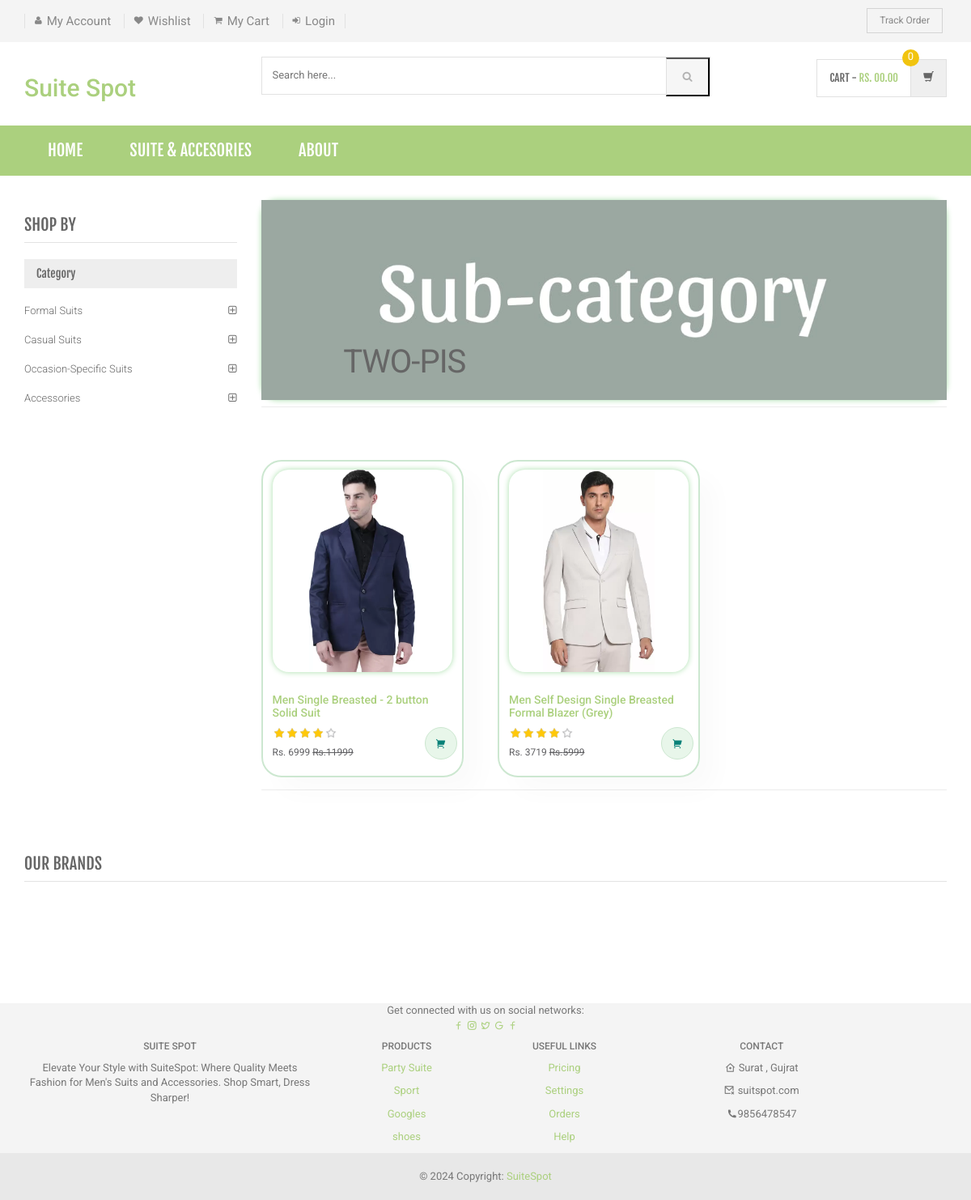
The app's page /shopping/sub-category.php?scid=13 with its own data.
### tables this page shows
CREATE TABLE `category` (
  `id` int(11) NOT NULL,
  `categoryName` varchar(255) DEFAULT NULL,
  `categoryDescription` longtext DEFAULT NULL,
  `creationDate` timestamp NOT NULL DEFAULT current_timestamp(),
  `updationDate` varchar(255) DEFAULT NULL
);

CREATE TABLE `subcategory` (
  `id` int(11) NOT NULL,
  `categoryid` int(11) DEFAULT NULL,
  `subcategory` varchar(255) DEFAULT NULL,
  `creationDate` timestamp NULL DEFAULT current_timestamp(),
  `updationDate` varchar(255) DEFAULT NULL
);

CREATE TABLE `products` (
  `id` int(11) NOT NULL,
  `category` int(11) NOT NULL,
  `subCategory` int(11) DEFAULT NULL,
  `productName` varchar(255) DEFAULT NULL,
  `productCompany` varchar(255) DEFAULT NULL,
  `productPrice` int(11) DEFAULT NULL,
  `productPriceBeforeDiscount` int(11) DEFAULT NULL,
  `productDescription` longtext DEFAULT NULL,
  `productImage1` varchar(255) DEFAULT NULL,
  `productImage2` varchar(255) DEFAULT NULL,
  `productImage3` varchar(255) DEFAULT NULL,
  `shippingCharge` int(11) DEFAULT NULL,
  `productAvailability` varchar(255) DEFAULT NULL,
  `postingDate` timestamp NULL DEFAULT current_timestamp(),
  `updationDate` varchar(255) DEFAULT NULL
);

### shopping/sub-category.php (the view, shortened to what this page needs)
<?php
include('includes/config.php');
$cid=intval($_GET['scid']);
?>
<!DOCTYPE html>
<html lang="en">
	<head>
	    <link rel="stylesheet" href="assets/css/bootstrap.min.css">
	    <link rel="stylesheet" href="assets/css/main.css">
	    <link rel="stylesheet" href="assets/css/green.css">
	    <link rel="stylesheet" href="assets/css/owl.carousel.css">
		<link rel="stylesheet" href="assets/css/owl.transitions.css">
		<link href="assets/css/lightbox.css" rel="stylesheet">
		<link rel="stylesheet" href="assets/css/animate.min.css">
		<link rel="stylesheet" href="assets/css/rateit.css">
		<link rel="stylesheet" href="assets/css/bootstrap-select.min.css">
		<link rel="stylesheet" href="assets/css/config.css">
		<link href="assets/css/green.css" rel="alternate stylesheet" title="Green color">
		<link href="assets/css/blue.css" rel="alternate stylesheet" title="Blue color">
		<link href="assets/css/red.css" rel="alternate stylesheet" title="Red color">
		<link href="assets/css/orange.css" rel="alternate stylesheet" title="Orange color">
		<link href="assets/css/dark-green.css" rel="alternate stylesheet" title="Darkgreen color">
		<link rel="stylesheet" href="assets/css/font-awesome.min.css">
		<link rel="stylesheet" href="https://cdnjs.cloudflare.com/ajax/libs/remixicon/4.1.0/remixicon.css"
 />
	</head>
    <body class="cnt-home">
<header class="header-style-1">
<?php include('includes/top-header.php');?>
<?php include('includes/main-header.php');?>
<?php include('includes/menu-bar.php');?>
</header>
<div class="body-content outer-top-xs">
	<div class='container'>
		<div class='row outer-bottom-sm'>
			<div class='col-md-3 sidebar'>
	            <div class="sidebar-module-container">
	            	<h3 class="section-title">shop by</h3>
	            	<div class="sidebar-filter">
<div class="sidebar-widget wow fadeInUp outer-bottom-xs ">
	<div class="widget-header m-t-20">
		<h4 class="widget-title">Category</h4>
	</div>
	<div class="sidebar-widget-body m-t-10">
	         <?php $sql=mysqli_query($con,"select id,categoryName  from category");
while($row=mysqli_fetch_array($sql))
{
    ?>
		<div class="accordion">
	    	<div class="accordion-group">
	            <div class="accordion-heading">
	                <a href="category.php?cid=<?php echo $row['id'];?>"  class="accordion-toggle collapsed">
	                   <?php echo $row['categoryName'];?>
	                </a>
	            </div>
	        </div>
	    </div>
	    <?php } ?>
	</div>
</div>
	            	</div>
	            </div>
            </div>
			<div class='col-md-9'>
	<div id="category" class="category-carousel hidden-xs">
		<div class="item">
			<div class="image">
				<img src="assets/images/banners/banner2.jpg" alt="" class="img-responsive">
			</div>
			<div class="container-fluid">
				<div class="caption vertical-top text-left">
					<div class="big-text">
						<br />
					</div>
					       <?php $sql=mysqli_query($con,"select subcategory  from subcategory where id='$cid'");
while($row=mysqli_fetch_array($sql))
{
    ?>
					<div class="excerpt hidden-sm hidden-md">
						<?php echo htmlentities($row['subcategory']);?>
					</div>
			<?php } ?>
				</div>
			</div>
		</div>
</div>
				<div class="search-result-container">
					<div id="myTabContent" class="tab-content">
						<div class="tab-pane active " id="grid-container">
							<div class="category-product  inner-top-vs">
								<div class="row">
			<?php
$ret=mysqli_query($con,"select * from products where subCategory='$cid'");
$num=mysqli_num_rows($ret);
if($num>0)
{
while ($row=mysqli_fetch_array($ret))
{?>
		<div class="col-sm-6 col-md-4 wow fadeInUp">
		<div class="container-pro">
            <div class="pro">
				<div class="image">
					<a href="product-details.php?pid=<?php echo htmlentities($row['id']);?>"><img  src="admin/productimages/<?php echo htmlentities($row['id']);?>/<?php echo htmlentities($row['productImage1']);?>" data-echo="admin/productimages/<?php echo htmlentities($row['id']);?>/<?php echo htmlentities($row['productImage1']);?>"  width="200" height="250"></a>
				</div>
                <div class="des">
                    <h5><a href="product-details.php?pid=<?php echo htmlentities($row['id']);?>"><?php echo htmlentities($row['productName']);?></a></h5>
                    <div class="rating rateit-small"></div>
                    <div class="product-price">
						<span class="price">
							Rs. <?php echo htmlentities($row['productPrice']);?>
						<span>
						<span class="price-before-discount">Rs.<?php echo htmlentities($row['productPriceBeforeDiscount']);?></span>
					</div>
                </div>
					<?php if($row['productAvailability']=='In Stock'){?>
					<div class="action"><a href="index.php?page=product&action=add&id=<?php echo $row['id']; ?>" ><i class="ri-shopping-cart-2-fill cart text-center"></i></a></div>
				<?php } else {?>
						<div class="action" style="color:red">Out of Stock</div>
					<?php } ?>
            </div>
</div>
		</div>
	  <?php } } else {?>
		<div class="col-sm-6 col-md-4 wow fadeInUp"> <h3>No Product Found</h3>
		</div>
<?php } ?>
										</div>
							</div>
						</div>
				</div>
			</div>
		</div></div>
		<?php include('includes/brands-slider.php');?>
</div>
</div>
<?php include('includes/footer.php');?>
</body>
</html>

### shopping/assets/css/green.css (style rules this page uses)
a { color: #abd07e; }
.sidebar .sidebar-module-container .sidebar-widget .sidebar-widget-body .accordion .accordion-group .accordion-heading .accordion-toggle, .sidebar .sidebar-module-container .sidebar-widget .sidebar-widget-body .accordion .accordion-group .accordion-heading .accordion-toggle:hover, .sidebar .sidebar-module-container .sidebar-widget .sidebar-widget-body .accordion .accordion-group .accordion-heading .accordion-toggle:focus, .sidebar .sidebar-module-container .sidebar-widget .sidebar-widget-body .accordion .accordion-group .accordion-heading .accordion-toggle:after { color: #abd07e; }

### shopping/assets/css/lightbox.css (style rules this page uses)
body:after { content: url(../images/close.png) url(../images/loading.gif) url(../images/prev.png) url(../images/next.png); display: none; }

### shopping/assets/css/rateit.css (style rules this page uses)
.rateit { display: -moz-inline-box; display: inline-block; position: relative; -webkit-user-select: none; -khtml-user-select: none; -moz-user-select: none; -o-user-select: none; -ms-user-select: none; user-select: none; -webkit-touch-callout: none; }

### shopping/assets/css/blue.css (style rules this page uses)
a { color: #3498db; }
.sidebar .sidebar-module-container .sidebar-widget .sidebar-widget-body .accordion .accordion-group .accordion-heading .accordion-toggle, .sidebar .sidebar-module-container .sidebar-widget .sidebar-widget-body .accordion .accordion-group .accordion-heading .accordion-toggle:hover, .sidebar .sidebar-module-container .sidebar-widget .sidebar-widget-body .accordion .accordion-group .accordion-heading .accordion-toggle:focus, .sidebar .sidebar-module-container .sidebar-widget .sidebar-widget-body .accordion .accordion-group .accordion-heading .accordion-toggle:after { color: #3498db; }

### shopping/assets/css/red.css (style rules this page uses)
a { color: #ff6c6c; }
.sidebar .sidebar-module-container .sidebar-widget .sidebar-widget-body .accordion .accordion-group .accordion-heading .accordion-toggle, .sidebar .sidebar-module-container .sidebar-widget .sidebar-widget-body .accordion .accordion-group .accordion-heading .accordion-toggle:hover, .sidebar .sidebar-module-container .sidebar-widget .sidebar-widget-body .accordion .accordion-group .accordion-heading .accordion-toggle:focus, .sidebar .sidebar-module-container .sidebar-widget .sidebar-widget-body .accordion .accordion-group .accordion-heading .accordion-toggle:after { color: #ff6c6c; }

### shopping/assets/css/orange.css (style rules this page uses)
a { color: #f39c12; }
.sidebar .sidebar-module-container .sidebar-widget .sidebar-widget-body .accordion .accordion-group .accordion-heading .accordion-toggle, .sidebar .sidebar-module-container .sidebar-widget .sidebar-widget-body .accordion .accordion-group .accordion-heading .accordion-toggle:hover, .sidebar .sidebar-module-container .sidebar-widget .sidebar-widget-body .accordion .accordion-group .accordion-heading .accordion-toggle:focus, .sidebar .sidebar-module-container .sidebar-widget .sidebar-widget-body .accordion .accordion-group .accordion-heading .accordion-toggle:after { color: #f39c12; }

### shopping/assets/css/dark-green.css (style rules this page uses)
a { color: #12cca7; }
.sidebar .sidebar-module-container .sidebar-widget .sidebar-widget-body .accordion .accordion-group .accordion-heading .accordion-toggle, .sidebar .sidebar-module-container .sidebar-widget .sidebar-widget-body .accordion .accordion-group .accordion-heading .accordion-toggle:hover, .sidebar .sidebar-module-container .sidebar-widget .sidebar-widget-body .accordion .accordion-group .accordion-heading .accordion-toggle:focus, .sidebar .sidebar-module-container .sidebar-widget .sidebar-widget-body .accordion .accordion-group .accordion-heading .accordion-toggle:after { color: #12cca7; }

### shopping/sub-category.php (style rules this page uses)
.pro { width: 23%; min-width: 250px; padding: 10px 12px; border: 2px solid #cce7d0; border-radius: 25px; cursor: pointer; box-shadow: 20px 20px 30px rgba(0, 0, 0, 0.02); margin: 15px 0; transition: 0.2s ease-in-out; position: relative; }
.container-pro { display: flex; justify-content: space-between; padding-top: 20px; flex-wrap: wrap; }
.image { border-radius: 20px; box-shadow: 0px 0px 7px #a8dfaa; }
.pro img { width: 100%; border-radius: 20px; object-fit: contain; }
.pro .des { text-align: start; padding: 10px 0; }
.pro .des span { color: #606063; font-size: 12px; }
.pro .des h5 { padding-top: 7px; font-size: 14px; }
.price-before-discount { text-decoration: line-through; color: #8f8f98; }
.pro .cart { width: 40px; height: 40px; line-height: 40px; border-radius: 50px; background-color: #e8f6ea; font-weight: 500; color: #088178; border: 1px solid #cce7d0; position: absolute; bottom: 20px; right: 15px; margin-left: 200px; }

### records on screen
category: categoryName "Formal Suits"
category: categoryName "Casual Suits"
category: categoryName "Occasion-Specific Suits"
category: categoryName "Accessories"
subcategory: subcategory "TWO-PIS"
products: productImage1 (picture), productName "Men Single Breasted - 2 button Solid Suit", productPrice "6999", productPriceBeforeDiscount "11999"
products: productImage1 (picture), productName "Men Self Design Single Breasted Formal Blazer (Grey)", productPrice "3719", productPriceBeforeDiscount "5999"
